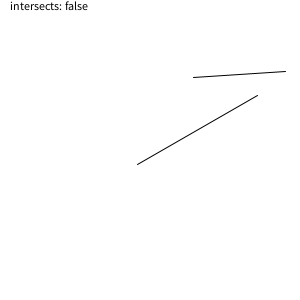
Frame 1 (no input)
Frame 60 (the mouse pressed at the canvas centre just before this capture): identical to frame 1, image omitted
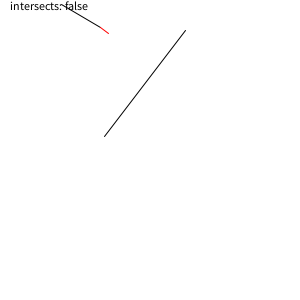
Frame 120 (the mouse held since frame 60 and released just before this capture)

The Processing sketch that drew these frames (run headless with seeded random() and noise(); from frame 60 on, the mouse is pressed at the canvas centre):

// Processing sketch: lineintersections
// ── lineintersections.pde
class L {
  PVector from, to;

  L() {
    from = new PVector(random(width), random(height));
    to = new PVector(random(width), random(height));
  }

  void draw() {
    stroke(0);
    line(from.x, from.y, to.x, to.y);
  }
}
PVector normal = null;
boolean intersects = false;
L l1, l2;
void setup() {
  size(300, 300);


  l1 = new L();
  l2 = new L();
}

void draw() {
  background(255);
  l1.draw();
  l2.draw();
  fill(0);
  text("intersects: " + intersects, 10, 10);
  if (normal != null) {
    stroke(255, 0, 0);
    line(l1.from.x, l1.from.y, l1.from.x + (normal.x * 10), l1.from.y + (normal.y * 10));
  }
}

void mousePressed() {
  l1 = new L();
  l2 = new L();

  PVector vec = PVector.sub(l2.from, l2.to);
  normal = new PVector(vec.y, -vec.x);
  normal.normalize();
  //println(normal);

  PVector v1 = PVector.sub(l1.from, l2.from);
  PVector v2 = PVector.sub(l1.to, l2.from);
  float proj1 = v1.dot(normal);
  float proj2 = v2.dot(normal);

  if ((proj1 > 0 && proj2 < 0)||(proj1< 0 && proj2 > 0 )) {
    intersects = true;
  } else {
    intersects = false;
  }
  
}

boolean intersects(PVector A1, PVector A2, PVector B1, PVector B2) {
    PVector vec = PVector.sub(B1, B2);
  normal = new PVector(vec.y, -vec.x);
  normal.normalize();
  //println(normal);

  PVector v1 = PVector.sub(A1, B1);
  PVector v2 = PVector.sub(A2, B1);
  float proj1 = v1.dot(normal);
  float proj2 = v2.dot(normal);

  if ((proj1 > 0 && proj2 < 0)||(proj1< 0 && proj2 > 0 )) {
    return true;
  } else {
    return false;
  }
  
}
